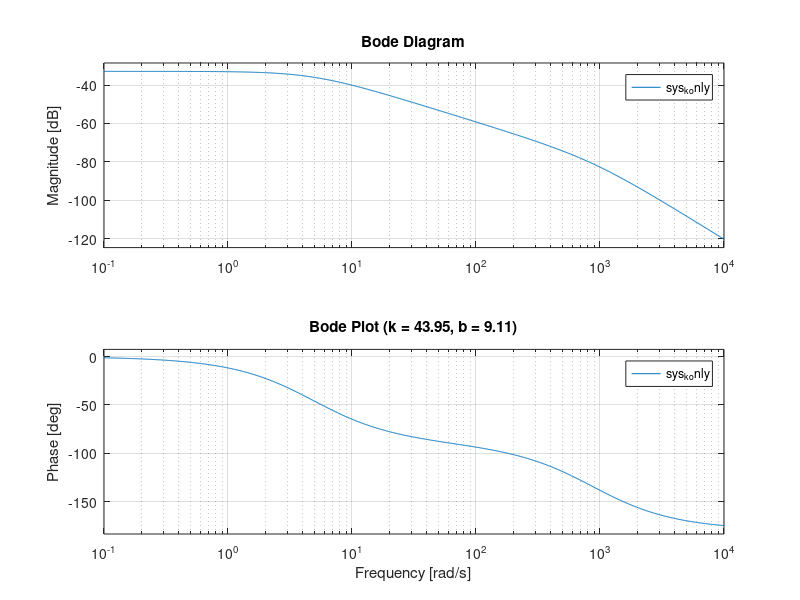
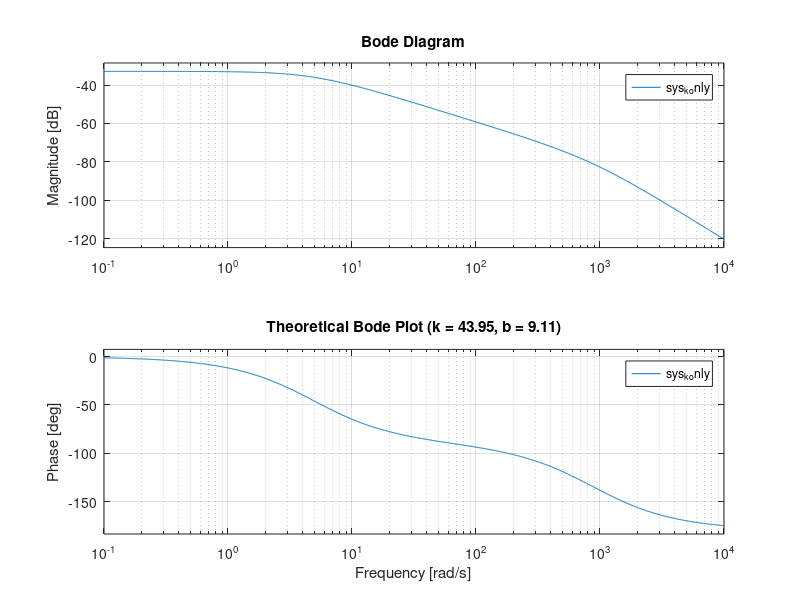

Here is the MATLAB script that generated these plots, in order: (Note: this script raises an error after producing the figures.)
%% =============================================================
%        PURE STIFFNESS (k-only) TRANSFER FUNCTION & BODE
% =============================================================
J_val = 0.0103;          % Fixed motor inertia
k_avg = 42.95 + 1;           % Your average estimated stiffness
b_avg = 9.1079;
% Define Transfer Function with b = 0
num = [1];
den = [J_val, b_avg, k_avg]; % Notice the 0 for the damping coefficient term
sys_k_only = tf(num, den);

disp('--- PURE STIFFNESS TRANSFER FUNCTION (b=0) ---');
disp(sys_k_only);

% Plot Bode Diagram
figure('Name', 'k-Only System Bode Diagram');
bode(sys_k_only);
grid on;
title(sprintf('Bode Plot (k = %.2f, b = %.2f)', k_avg, b_avg));
clear
close all
clc

% =============================================================
% 1. PURE STIFFNESS (k-only) THEORETICAL TRANSFER FUNCTION & BODE
% =============================================================
J_val = 0.0103;            % Fixed motor inertia
k_avg = 42.95 + 1;         % Average estimated stiffness
b_avg = 9.1079;

num = [1];
den = [J_val, b_avg, k_avg]; 
sys_k_only = tf(num, den);

disp('--- PURE STIFFNESS TRANSFER FUNCTION (b=0) ---');
disp(sys_k_only);

% Plot Theoretical Bode Diagram
figure('Name', 'k-Only System Bode Diagram');
bode(sys_k_only);
grid on;
title(sprintf('Theoretical Bode Plot (k = %.2f, b = %.2f)', k_avg, b_avg));


% =============================================================
% 2. CONFIGURE UDP RECEIVER
% =============================================================
localPort = 50000;
udpRx = dsp.UDPReceiver('LocalIPPort', localPort, ...
                        'MaximumMessageLength', 1024, ...
                        'MessageDataType', 'uint8');
setup(udpRx);

disp('========================================================');
disp(' Listening for dSPACE UDP data stream on port 50000...  ');
disp(' (Will automatically stop & plot after 2s of silence)   ');
disp('========================================================');

time_data = [];
angle_data = [];
torque_data = [];

fig = figure('Name', 'Live dSPACE Data Receiver', 'Position', [100, 100, 800, 500]);

% Timeout parameters
inactivityTimeout = 2.0; % Seconds to wait before stopping automatically
tic;                    % Start inactivity timer

try
    while true
        rawBytes = udpRx();
        
        if ~isempty(rawBytes)
            % Reset inactivity timer since a packet just arrived
            tic; 
            
            rawString = char(rawBytes');
            dataPacket = jsondecode(rawString);
            
            t_elapsed = dataPacket.elapsed_time;
            angle_val = dataPacket.Out1;
            torque_val = dataPacket.Torque;
            
            time_data(end+1, 1) = t_elapsed;
            angle_data(end+1, 1) = angle_val;
            torque_data(end+1, 1) = torque_val;
            
            fprintf('Time: %.2fs | Angle: %.4f | Torque: %.4f\n', t_elapsed, angle_val, torque_val);
            
            if length(time_data) > 1
                subplot(2,1,1);
                plot(time_data, angle_data, 'b-', 'LineWidth', 1.2);
                grid on;
                ylabel('Angle / Out1');
                title('Live dSPACE Data Stream');
                
                subplot(2,1,2);
                plot(time_data, torque_data, 'r-', 'LineWidth', 1.2);
                grid on;
                xlabel('Elapsed Time [s]');
                ylabel('Torque [Nm]');
                
                drawnow limitrate;
            end
        else
            % Check if we've exceeded the inactivity timeout window
            if toc > inactivityTimeout
                disp('--- UDP stream inactivity timeout reached. Processing Bode plot... ---');
                break;
            end
        end
    end

catch ME
    disp(['Receiver stopped: ', ME.message]);
end

% Release the UDP resource
release(udpRx);
disp('UDP receiver closed.');


% =============================================================
% 3. EMPIRICAL MODEL & BODE PLOT (Post-processing Recorded Data)
% =============================================================
if length(time_data) > 10
    % Calculate uniform sample time
    Ts = mean(diff(time_data));
    
    % Create an iddata object (Input: Torque, Output: Angle/Out1)
    data = iddata(angle_data, torque_data, Ts);
    
    % Estimate transfer function model from recorded stream
    sys_empirical = tfest(data, 2, 1);
    
    % Generate the Empirical Bode Plot in a new figure window
    
    figure('Name', 'System Identification - Empirical Bode Plot', 'Position', [200, 200, 700, 500]);
    bode(sys_empirical);
    grid on;
    title('Bode Plot of Empirical dSPACE System');
    disp('Empirical Bode plot generated successfully.');
else
    disp('Not enough data collected to generate a reliable empirical Bode plot.');
end
